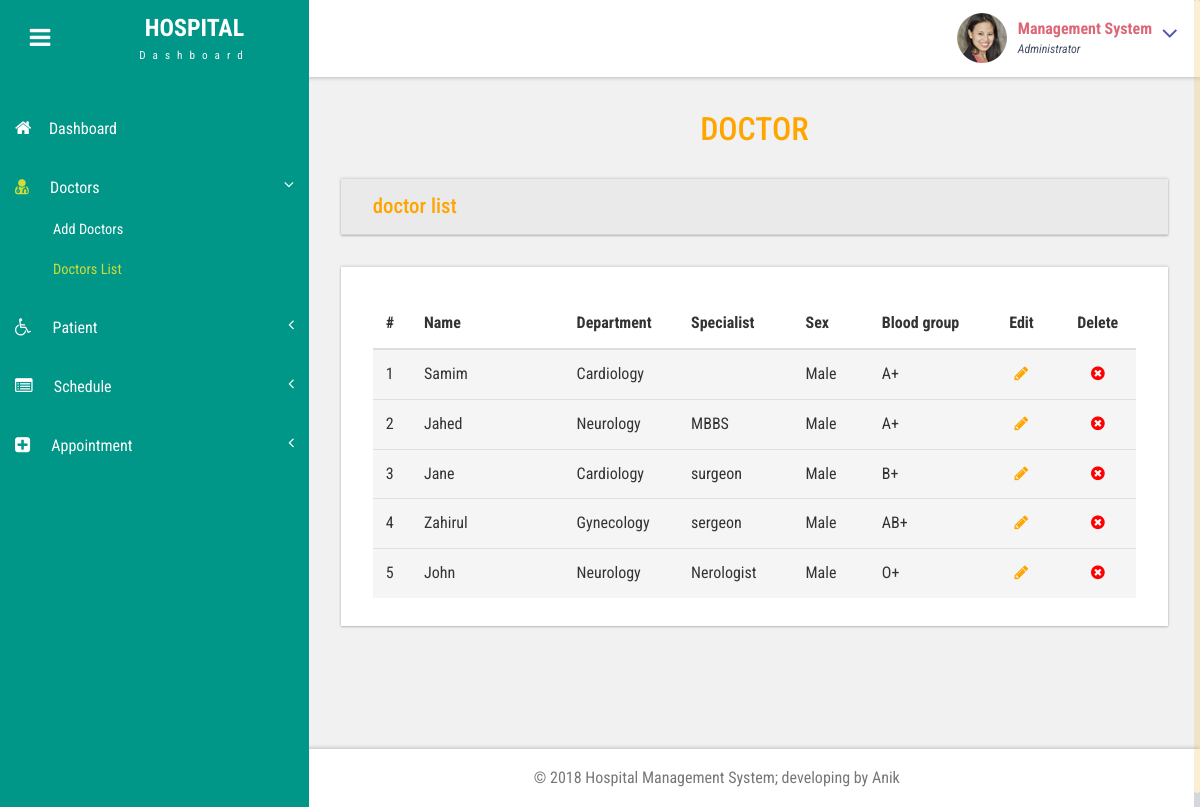
The app's page /dashboard/doctor_list.php (signed in) with its own data.
### tables this page shows
CREATE TABLE IF NOT EXISTS `user` (
  `user_id` int(11) NOT NULL AUTO_INCREMENT,
  `firstname` varchar(50) DEFAULT NULL,
  `lastname` varchar(50) DEFAULT NULL,
  `email` varchar(50) DEFAULT NULL,
  `password` varchar(32) DEFAULT NULL,
  `user_role` tinyint(1) DEFAULT NULL,
  `designation` varchar(255) DEFAULT NULL,
  `department_id` int(11) DEFAULT NULL,
  `address` varchar(255) DEFAULT NULL,
  `phone` varchar(20) DEFAULT NULL,
  `mobile` varchar(20) DEFAULT NULL,
  `short_biography` text,
  `picture` varchar(50) DEFAULT NULL,
  `specialist` varchar(255) DEFAULT NULL,
  `date_of_birth` date DEFAULT NULL,
  `sex` varchar(10) DEFAULT NULL,
  `blood_group` varchar(10) DEFAULT NULL,
  `degree` varchar(255) DEFAULT NULL,
  `created_by` int(11) DEFAULT NULL,
  `create_date` date DEFAULT NULL,
  `update_date` date DEFAULT NULL,
  `status` tinyint(1) NOT NULL DEFAULT '1',
  PRIMARY KEY (`user_id`)
);

CREATE TABLE IF NOT EXISTS `department` (
  `dept_id` int(11) NOT NULL AUTO_INCREMENT,
  `name` varchar(50) NOT NULL,
  `description` text NOT NULL,
  `status` tinyint(4) NOT NULL DEFAULT '1',
  PRIMARY KEY (`dept_id`)
);

### dashboard/lib/Session.php (called while the page is built, shortened)
<?php
	class Session{
		public static function get($key){
			if (isset($_SESSION[$key])) {
				return $_SESSION[$key];
			}else{
				return false;
			}
		}
	}
?>

### dashboard/lib/Database.php (called while the page is built, shortened)
<?php
	Class Database{
		public $host   = DB_HOST;
		public $user   = DB_USER;
		public $pass   = DB_PASS;
		public $dbname = DB_NAME;
		public $link;
		private function connectDB(){
			$this->link = new mysqli($this->host, $this->user, $this->pass, $this->dbname);
	 	}
		public function select($query){
			$result = $this->link->query($query) or die($this->link->error.__LINE__);
			if($result->num_rows > 0){
				return $result;
			} else {
				return false;
			}
		}
	}
?>

### dashboard/classes/Doctor.php (called while the page is built, shortened)
<?php
	$path = realpath(dirname(__FILE__));
	include_once $path.'\..\lib\Database.php';
?>
<?php
	class Doctor{
		private $db;
		public function __construct(){
			$this->db = new Database();
		}
		public function readDoctorInfo(){
			$query = "SELECT user.*, department.name FROM user INNER JOIN department WHERE user.department_id=department.dept_id";
			$read_query = $this->db->select($query);
			if ($read_query != false) {
				return $read_query;
			}else{
				return false;
			}
		}
	}
?>

### dashboard/doctor_list.php (the view, shortened to what this page needs)
<?php include 'app/temp/1_head.php'; ?>
	<div class="main-content">
		<?php  include 'app/temp/2_sidebar.php'; ?>
		<?php  include 'app/temp/3_header.php'; ?>
		<div id="page-wrapper">
			<div class="main-page">
				<div class="forms">
					<h3 class="title1 text-center" style="color:orange;">DOCTOR</h3>
					<div class="form-grids row widget-shadow" data-example-id="basic-forms">
						<div class="form-title">
							<h4 style="color:orange;">doctor list</h4>
						</div>
					</div>
				</div>
			</div>
			<div class="tables">
				<div class="bs-example widget-shadow" data-example-id="contextual-table">
					<table class="table">
						<thead>
							<tr>
								<th width="5%">#</th>
								<th width="20%">Name</th>
								<th width="15%">Department</th>
								<th width="15%">Specialist</th>
								<th width="10%">Sex</th>
								<th width="15%">Blood group</th>
								<th width="10%" class="text-center">Edit</th>
								<th width="10%" class="text-center">Delete</th>
							</tr>
						</thead>
						<tbody>
							<?php
								$read_doc_info = $doc->readDoctorInfo();
								if ($read_doc_info != false) {
									$i = 1;
									while ($read_doc_info_data = $read_doc_info->fetch_assoc()) {
							?>
							<tr class="active">
								<td><?php echo $i; ?></td>
								<td><?php echo $read_doc_info_data['firstname']; ?></td>
								<td><?php echo $read_doc_info_data['name']; ?></td>
								<td><?php echo $read_doc_info_data['specialist']; ?></td>
								<td><?php echo $read_doc_info_data['sex']; ?></td>
								<td><?php echo $read_doc_info_data['blood_group']; ?></td>
								<td class="text-center">
									<a onclick="return confirm('want to edit?');" href="doctor_edit.php?edit_doc_id=<?php echo $read_doc_info_data['user_id']; ?>" style="color: orange;">
									<i class="fa fa-pencil"></i>
									</a>
								</td>
								<td class="text-center">
									<a onclick="return confirm('want to delete?');" href="?del_doc_id=<?php echo $read_doc_info_data['user_id']; ?>" style="color: red;">
									<i class="fa fa-times-circle"></i>
									</a>
								</td>
							</tr>
							<?php
										$i++;
									}
								}else{
							?>
							<tr>
								<td colspan='8' style='text-align: center; color: red;'>Couldn't fetch Information from database</td>
							</tr>
							<?php
								}
							?>
						</tbody>
					</table>
				</div>
			</div>
		</div>
		<?php include 'app/temp/5_footer.php'; ?>
	</div>
<?php include 'app/temp/6_foot.php'; ?>

### dashboard/app/temp/1_head.php (shortened to what this page needs)
<?php
	include 'lib\Session.php';
?>
<!DOCTYPE HTML>
<html>
<head>
	<link href="assets/css/bootstrap.css" rel='stylesheet' type='text/css' />
	<link href="assets/css/style.css" rel='stylesheet' type='text/css' />
	<link href="assets/css/font-awesome.css" rel="stylesheet">
	<link href="assets/css/animate.css" rel="stylesheet" type="text/css" media="all">
	<link href="assets/css/custom.css" rel="stylesheet">
</head>
<?php
	include 'classes/Doctor.php';
?>
<?php
	$doc = new Doctor();
?>
<body class="cbp-spmenu-push">

### dashboard/app/temp/2_sidebar.php (shortened to what this page needs)
<div class=" sidebar" role="navigation">
          <div class="navbar-collapse">
		<nav class="cbp-spmenu cbp-spmenu-vertical cbp-spmenu-left" id="cbp-spmenu-s1">
			<ul class="nav" id="side-menu">
				<li>
					<a href="index.php"><i class="fa fa-home nav_icon"></i>Dashboard</a>
				</li>
				<li>
					<a href="#"><i class="fa fa-user-md nav_icon"></i> Doctors<span class="fa arrow"></span></a>
					<ul class="nav nav-second-level collapse">
						<li>
							<a href="doctor_add.php">Add Doctors</a>
						</li>
						<li>
							<a href="doctor_list.php">Doctors List</a>
						</li>
					</ul>
				</li>
				<li>
					<a href="#"><i class="fa fa-wheelchair nav_icon"></i> Patient<span class="fa arrow"></span></a>
				</li>
				<li>
					<a href="#"><i class="fa fa-list-alt nav_icon"></i> Schedule<span class="fa arrow"></span></a>
				</li>
				<li>
					<a href="#"><i class="fa fa-plus-square nav_icon"></i> Appointment<span class="fa arrow"></span></a>
				</li>
			</ul>
		</nav>
	</div>
</div>

### dashboard/app/temp/3_header.php (shortened to what this page needs)
		<div class="sticky-header header-section ">
			<div class="header-left">
				<button id="showLeftPush"><i class="fa fa-bars"></i></button>
				<div class="logo">
					<a href="index.php">
						<h1>HOSPITAL</h1>
						<span>Dashboard</span>
					</a>
				</div>
			</div>
			<div class="header-right">
				<div class="profile_details">
					<ul>
						<li class="dropdown profile_details_drop">
							<a href="#" class="dropdown-toggle" data-toggle="dropdown" aria-expanded="false">
								<div class="profile_img">
									<span class="prfil-img"><img src="images/a.png" alt=""> </span>
<?php
	$user_role = Session::get("user_role");
	if ($user_role == '1') {
?>
									<div class="user-name">
										<p><?php echo Session::get("lastname"); ?></p>
										<span>Administrator</span>
									</div>
<?php
	}
?>
									<i class="fa fa-angle-down lnr"></i>
									<div class="clearfix"></div>
								</div>
							</a>
						</li>
					</ul>
				</div>
				<div class="clearfix"> </div>
			</div>
			<div class="clearfix"> </div>
		</div>

### dashboard/app/temp/5_footer.php
<div class="footer text-center">
   <p>&copy; 2018 Hospital Management System; developing by Anik</p>
</div>

### dashboard/app/temp/6_foot.php (shortened to what this page needs)
</body>
</html>

### dashboard/assets/css/custom.css (style rules this page uses)
#page-wrapper { padding:7em 2em 2.5em; background-color: #F1F1F1; }
.sidebar .arrow { float: right; }
.sidebar .fa.arrow:before { content: "\f104"; }
.sidebar .active>a>.fa.arrow:before { content: "\f107"; }
.sidebar .nav-second-level li, .sidebar .nav-third-level li { border-bottom: 0!important; margin-bottom: 0; }
.sidebar .nav-second-level li a { padding-left: 53px; font-size: .9em; }

### records on screen
user: firstname "Samim", department.name "Cardiology", sex "Male", blood_group "A+"
user: firstname "Jahed", department.name "Neurology", specialist "MBBS", sex "Male", blood_group "A+"
user: firstname "Jane", department.name "Cardiology", specialist "surgeon", sex "Male", blood_group "B+"
user: firstname "Zahirul", department.name "Gynecology", specialist "sergeon", sex "Male", blood_group "AB+"
user: firstname "John", department.name "Neurology", specialist "Nerologist", sex "Male", blood_group "O+"

### other values on screen
Session::get("lastname") "Management System"
